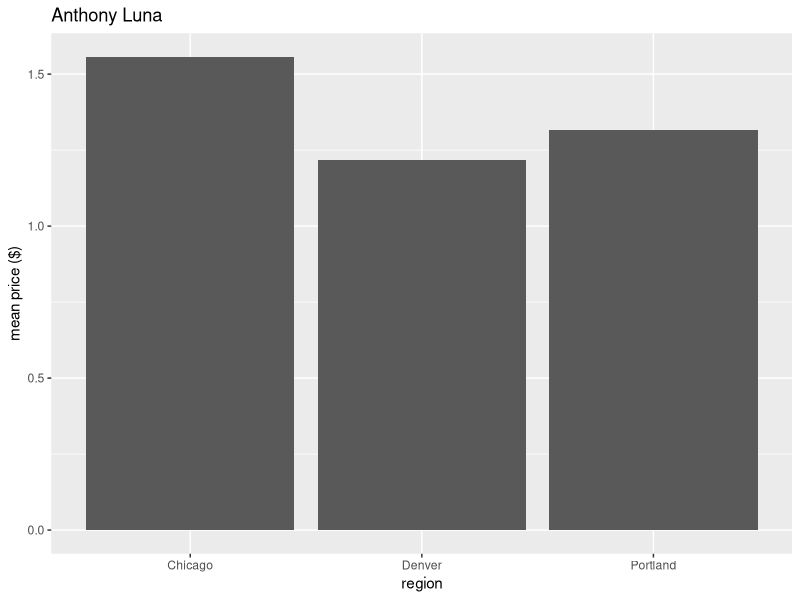

Here is the R script that generated this plot:
# Anthony Luna

library(tidyverse)

avocado <- read_csv("avocado_data.csv")


mean_prices <- avocado %>% 
  filter(region %in% c("Chicago","Portland","Denver")) %>% 
  group_by(region) %>% 
  summarise( mean_price = mean(price_per))


ggplot(data = mean_prices,  aes(x = region, y=mean_price)) +
  geom_col() +
  labs( x = "region",
        y="mean price ($)",
        title = "Anthony Luna")